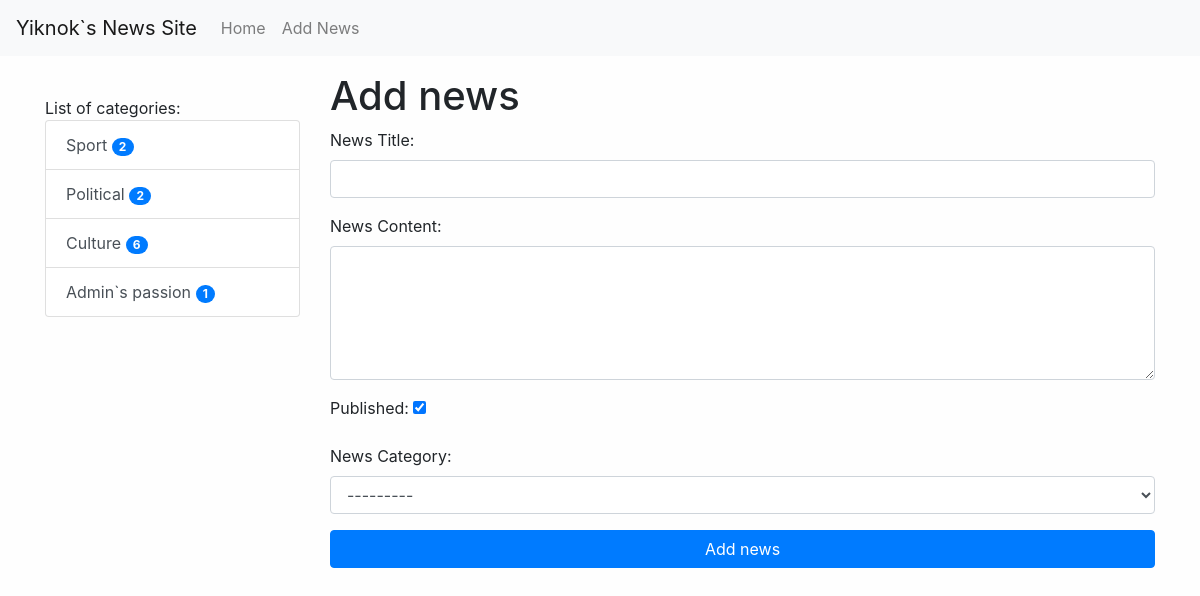
The page /news/add_news/ on the database its author committed.
### news/models.py (models this page shows)
class Category(models.Model):
    title = models.CharField(max_length=150, db_index=True, verbose_name='Category title')
    def get_absolute_url(self):
        return reverse('category',kwargs={'category_id':self.pk})
    def __str__(self):
        return self.title
    class Meta:
        verbose_name = 'Category'
        verbose_name_plural = 'Categories'
        ordering = ['title']

### news/views.py (the view)
# urls.py: path('news/add_news/', CreateNews.as_view(), name='add_news'),
class CreateNews(CreateView):
    form_class = NewsForm
    template_name = 'news/add_news.html'

### news/forms.py (shortened to what this page needs)
class NewsForm(forms.ModelForm):
    class Meta:
        model = News
        fields = ['title', 'content', 'is_published', 'category']
        widgets = {
            'title': forms.TextInput(attrs={'class': 'form-control'}),
            'content': forms.Textarea(attrs={'class': 'form-control', 'rows': 5,}),
            'category': forms.Select( attrs={'class': 'form-control',}),
        }

### news/templatetags/news_tags.py (called while the page is built)
@register.simple_tag()
def get_categories():
    return Category.objects.all()

@register.inclusion_tag('news/list_categories.html')
def show_categories(arg1, arg2):
    categories = Category.objects.annotate(cnt=Count('news')).filter(cnt__gt=0)
    return {'categories': categories, 'arg1': arg1, 'arg2': arg2}

### news/templates/news/add_news.html (shortened to what this page needs)
{% extends 'base.html' %}
{%block sidebar%}
{%include 'inc/_sidebar.html'%}
{%endblock%}
{%block content%}
<h1>Add news</h1>
<form action="{%url 'add_news'%}" method="post">
    {{form.as_p}}
    <button type="submit" class="btn btn-primary btn-block">Add news</button>
</form>
{%endblock%}

### news/templates/news/list_categories.html
<div class="list-group">
    {{arg1}} {{arg2}}
    {%for item in categories%}
    <a href="{{item.get_absolute_url}}" class="list-group-item list-group-item-action">{{item.title}}     <span class="badge badge-primary badge-pill">{{item.cnt}}</span>
</a>
    {%endfor%}
</div>

### djangoPractice/static/css/style.css (style rules this page uses)
body { background-color : #fefefe; }

### rows shown on the page
Category: title "Sport", cnt "2"
Category: title "Political", cnt "2"
Category: title "Culture", cnt "6"
Category: title "Admin`s passion", cnt "1"

### other values the page prints
{{ arg1 }} "List of"
{{ arg2 }} "categories:"
